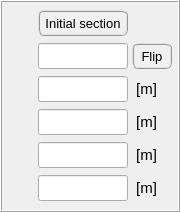
               <widget class="QFrame" name="frame_11">
                <property name="minimumSize">
                 <size>
                  <width>180</width>
                  <height>212</height>
                 </size>
                </property>
                <property name="maximumSize">
                 <size>
                  <width>180</width>
                  <height>212</height>
                 </size>
                </property>
                <property name="frameShape">
                 <enum>QFrame::Box</enum>
                </property>
                <property name="frameShadow">
                 <enum>QFrame::Raised</enum>
                </property>
                <layout class="QGridLayout" name="gridLayout_15">
                 <property name="leftMargin">
                  <number>4</number>
                 </property>
                 <property name="topMargin">
                  <number>4</number>
                 </property>
                 <property name="rightMargin">
                  <number>6</number>
                 </property>
                 <property name="bottomMargin">
                  <number>4</number>
                 </property>
                 <property name="spacing">
                  <number>0</number>
                 </property>
                 <item row="2" column="0">
                  <widget class="QFrame" name="frame_19">
                   <property name="minimumSize">
                    <size>
                     <width>0</width>
                     <height>32</height>
                    </size>
                   </property>
                   <property name="maximumSize">
                    <size>
                     <width>16777215</width>
                     <height>32</height>
                    </size>
                   </property>
                   <property name="frameShape">
                    <enum>QFrame::NoFrame</enum>
                   </property>
                   <property name="frameShadow">
                    <enum>QFrame::Raised</enum>
                   </property>
                   <layout class="QGridLayout" name="gridLayout_16">
                    <property name="leftMargin">
                     <number>0</number>
                    </property>
                    <property name="topMargin">
                     <number>0</number>
                    </property>
                    <property name="rightMargin">
                     <number>0</number>
                    </property>
                    <property name="bottomMargin">
                     <number>0</number>
                    </property>
                    <property name="horizontalSpacing">
                     <number>4</number>
                    </property>
                    <property name="verticalSpacing">
                     <number>0</number>
                    </property>
                    <item row="0" column="0">
                     <widget class="QFrame" name="frame_35">
                      <property name="frameShape">
                       <enum>QFrame::NoFrame</enum>
                      </property>
                      <property name="frameShadow">
                       <enum>QFrame::Raised</enum>
                      </property>
                     </widget>
                    </item>
                    <item row="0" column="1">
                     <widget class="QLineEdit" name="lineEdit_outside_diameter_initial">
                      <property name="minimumSize">
                       <size>
                        <width>90</width>
                        <height>26</height>
                       </size>
                      </property>
                      <property name="maximumSize">
                       <size>
                        <width>90</width>
                        <height>26</height>
                       </size>
                      </property>
                      <property name="font">
                       <font>
                        <family>MS Shell Dlg 2</family>
                        <pointsize>11</pointsize>
                        <weight>50</weight>
                        <italic>false</italic>
                        <bold>false</bold>
                       </font>
                      </property>
                      <property name="styleSheet">
                       <string notr="true">color: rgb(255, 0, 0);</string>
                      </property>
                      <property name="text">
                       <string/>
                      </property>
                      <property name="alignment">
                       <set>Qt::AlignCenter</set>
                      </property>
                     </widget>
                    </item>
                    <item row="0" column="2">
                     <widget class="QLabel" name="label_63">
                      <property name="minimumSize">
                       <size>
                        <width>40</width>
                        <height>26</height>
                       </size>
                      </property>
                      <property name="maximumSize">
                       <size>
                        <width>40</width>
                        <height>26</height>
                       </size>
                      </property>
                      <property name="font">
                       <font>
                        <family>MS Shell Dlg 2</family>
                        <pointsize>11</pointsize>
                        <weight>50</weight>
                        <italic>false</italic>
                        <bold>false</bold>
                       </font>
                      </property>
                      <property name="frameShape">
                       <enum>QFrame::NoFrame</enum>
                      </property>
                      <property name="text">
                       <string> [m]</string>
                      </property>
                      <property name="alignment">
                       <set>Qt::AlignLeading|Qt::AlignLeft|Qt::AlignVCenter</set>
                      </property>
                     </widget>
                    </item>
                   </layout>
                  </widget>
                 </item>
                 <item row="1" column="0">
                  <widget class="QFrame" name="frame">
                   <property name="minimumSize">
                    <size>
                     <width>0</width>
                     <height>32</height>
                    </size>
                   </property>
                   <property name="maximumSize">
                    <size>
                     <width>16777215</width>
                     <height>32</height>
                    </size>
                   </property>
                   <property name="frameShape">
                    <enum>QFrame::NoFrame</enum>
                   </property>
                   <property name="frameShadow">
                    <enum>QFrame::Raised</enum>
                   </property>
                   <layout class="QGridLayout" name="gridLayout_18">
                    <property name="leftMargin">
                     <number>0</number>
                    </property>
                    <property name="topMargin">
                     <number>0</number>
                    </property>
                    <property name="rightMargin">
                     <number>0</number>
                    </property>
                    <property name="bottomMargin">
                     <number>0</number>
                    </property>
                    <property name="horizontalSpacing">
                     <number>4</number>
                    </property>
                    <property name="verticalSpacing">
                     <number>0</number>
                    </property>
                    <item row="0" column="0">
                     <widget class="QFrame" name="frame_36">
                      <property name="frameShape">
                       <enum>QFrame::NoFrame</enum>
                      </property>
                      <property name="frameShadow">
                       <enum>QFrame::Raised</enum>
                      </property>
                     </widget>
                    </item>
                    <item row="0" column="2">
                     <widget class="QPushButton" name="pushButton_flip_element_ids_initial">
                      <property name="minimumSize">
                       <size>
                        <width>40</width>
                        <height>26</height>
                       </size>
                      </property>
                      <property name="maximumSize">
                       <size>
                        <width>40</width>
                        <height>26</height>
                       </size>
                      </property>
                      <property name="font">
                       <font>
                        <family>MS Shell Dlg 2</family>
                        <pointsize>10</pointsize>
                        <weight>9</weight>
                        <italic>false</italic>
                        <bold>false</bold>
                       </font>
                      </property>
                      <property name="styleSheet">
                       <string notr="true">QPushButton{border-radius: 6px; border-color: rgb(150, 150, 150); border-style: ridge; border-width: 2px; color: rgb(0, 0, 0); background-color: rgb(240, 240, 240); font: 75 10pt &quot;MS Shell Dlg 2&quot;}
QPushButton:hover{border-radius: 6px; border-color: rgb(0, 170, 255); border-style: ridge; border-width: 2px; color: rgb(0, 0, 0); background-color: rgba(174, 213, 255, 100); font: 75 10pt &quot;MS Shell Dlg 2&quot;}
QPushButton:pressed{border-radius: 6px; border-color: rgb(0, 170, 255); border-style: ridge; border-width: 3px; color: rgb(0, 0, 0); background-color: rgb(174, 213, 255); font: 75 10pt &quot;MS Shell Dlg 2&quot;}</string>
                      </property>
                      <property name="text">
                       <string>Flip</string>
                      </property>
                     </widget>
                    </item>
                    <item row="0" column="1">
                     <widget class="QLineEdit" name="lineEdit_element_id_initial">
                      <property name="minimumSize">
                       <size>
                        <width>90</width>
                        <height>26</height>
                       </size>
                      </property>
                      <property name="maximumSize">
                       <size>
                        <width>90</width>
                        <height>26</height>
                       </size>
                      </property>
                      <property name="font">
                       <font>
                        <family>MS Shell Dlg 2</family>
                        <pointsize>12</pointsize>
                        <weight>50</weight>
                        <italic>false</italic>
                        <bold>false</bold>
                       </font>
                      </property>
                      <property name="styleSheet">
                       <string notr="true">color: rgb(255, 0, 0);</string>
                      </property>
                      <property name="text">
                       <string/>
                      </property>
                      <property name="alignment">
                       <set>Qt::AlignCenter</set>
                      </property>
                     </widget>
                    </item>
                   </layout>
                  </widget>
                 </item>
                 <item row="5" column="0">
                  <widget class="QFrame" name="frame_38">
                   <property name="minimumSize">
                    <size>
                     <width>0</width>
                     <height>32</height>
                    </size>
                   </property>
                   <property name="maximumSize">
                    <size>
                     <width>16777215</width>
                     <height>32</height>
                    </size>
                   </property>
                   <property name="frameShape">
                    <enum>QFrame::NoFrame</enum>
                   </property>
                   <property name="frameShadow">
                    <enum>QFrame::Raised</enum>
                   </property>
                   <layout class="QGridLayout" name="gridLayout_20">
                    <property name="leftMargin">
                     <number>0</number>
                    </property>
                    <property name="topMargin">
                     <number>0</number>
                    </property>
                    <property name="rightMargin">
                     <number>0</number>
                    </property>
                    <property name="bottomMargin">
                     <number>0</number>
                    </property>
                    <property name="horizontalSpacing">
                     <number>4</number>
                    </property>
                    <property name="verticalSpacing">
                     <number>0</number>
                    </property>
                    <item row="0" column="1">
                     <widget class="QLineEdit" name="lineEdit_offset_z_initial">
                      <property name="minimumSize">
                       <size>
                        <width>90</width>
                        <height>26</height>
                       </size>
                      </property>
                      <property name="maximumSize">
                       <size>
                        <width>90</width>
                        <height>26</height>
                       </size>
                      </property>
                      <property name="font">
                       <font>
                        <family>MS Shell Dlg 2</family>
                        <pointsize>11</pointsize>
                        <weight>50</weight>
                        <italic>false</italic>
                        <bold>false</bold>
                       </font>
                      </property>
                      <property name="focusPolicy">
                       <enum>Qt::StrongFocus</enum>
                      </property>
                      <property name="styleSheet">
                       <string notr="true">color: rgb(255, 0, 0);</string>
                      </property>
                      <property name="alignment">
                       <set>Qt::AlignCenter</set>
                      </property>
                     </widget>
                    </item>
                    <item row="0" column="2">
                     <widget class="QLabel" name="label_66">
                      <property name="minimumSize">
                       <size>
                        <width>40</width>
                        <height>26</height>
                       </size>
                      </property>
                      <property name="maximumSize">
                       <size>
                        <width>40</width>
                        <height>26</height>
                       </size>
                      </property>
                      <property name="font">
                       <font>
                        <family>MS Shell Dlg 2</family>
                        <pointsize>11</pointsize>
                        <weight>50</weight>
                        <italic>false</italic>
                        <bold>false</bold>
                       </font>
                      </property>
                      <property name="text">
                       <string> [m]</string>
                      </property>
                      <property name="alignment">
                       <set>Qt::AlignLeading|Qt::AlignLeft|Qt::AlignVCenter</set>
                      </property>
                     </widget>
                    </item>
                    <item row="0" column="0">
                     <widget class="QFrame" name="frame_39">
                      <property name="frameShape">
                       <enum>QFrame::NoFrame</enum>
                      </property>
                      <property name="frameShadow">
                       <enum>QFrame::Raised</enum>
                      </property>
                     </widget>
                    </item>
                   </layout>
                  </widget>
                 </item>
                 <item row="3" column="0">
                  <widget class="QFrame" name="frame_40">
                   <property name="minimumSize">
                    <size>
                     <width>0</width>
                     <height>32</height>
                    </size>
                   </property>
                   <property name="maximumSize">
                    <size>
                     <width>16777215</width>
                     <height>32</height>
                    </size>
                   </property>
                   <property name="frameShape">
                    <enum>QFrame::NoFrame</enum>
                   </property>
                   <property name="frameShadow">
                    <enum>QFrame::Raised</enum>
                   </property>
                   <layout class="QGridLayout" name="gridLayout_36">
                    <property name="leftMargin">
                     <number>0</number>
                    </property>
                    <property name="topMargin">
                     <number>0</number>
                    </property>
                    <property name="rightMargin">
                     <number>0</number>
                    </property>
                    <property name="bottomMargin">
                     <number>0</number>
                    </property>
                    <property name="horizontalSpacing">
                     <number>4</number>
                    </property>
                    <property name="verticalSpacing">
                     <number>0</number>
                    </property>
                    <item row="0" column="0">
                     <widget class="QFrame" name="frame_41">
                      <property name="frameShape">
                       <enum>QFrame::NoFrame</enum>
                      </property>
                      <property name="frameShadow">
                       <enum>QFrame::Raised</enum>
                      </property>
                     </widget>
                    </item>
                    <item row="0" column="1">
                     <widget class="QLineEdit" name="lineEdit_wall_thickness_initial">
                      <property name="minimumSize">
                       <size>
                        <width>90</width>
                        <height>26</height>
                       </size>
                      </property>
                      <property name="maximumSize">
                       <size>
                        <width>90</width>
                        <height>26</height>
                       </size>
                      </property>
                      <property name="font">
                       <font>
                        <family>MS Shell Dlg 2</family>
                        <pointsize>11</pointsize>
                        <weight>50</weight>
                        <italic>false</italic>
                        <bold>false</bold>
                       </font>
                      </property>
                      <property name="focusPolicy">
                       <enum>Qt::StrongFocus</enum>
                      </property>
                      <property name="styleSheet">
                       <string notr="true">color: rgb(255, 0, 0);</string>
                      </property>
                      <property name="alignment">
                       <set>Qt::AlignCenter</set>
                      </property>
                     </widget>
                    </item>
                    <item row="0" column="2">
                     <widget class="QLabel" name="label_62">
                      <property name="minimumSize">
                       <size>
                        <width>40</width>
                        <height>26</height>
                       </size>
                      </property>
                      <property name="maximumSize">
                       <size>
                        <width>40</width>
                        <height>26</height>
                       </size>
                      </property>
                      <property name="font">
                       <font>
                        <family>MS Shell Dlg 2</family>
                        <pointsize>11</pointsize>
                        <weight>50</weight>
                        <italic>false</italic>
                        <bold>false</bold>
                       </font>
                      </property>
                      <property name="text">
                       <string> [m]</string>
                      </property>
                      <property name="alignment">
                       <set>Qt::AlignLeading|Qt::AlignLeft|Qt::AlignVCenter</set>
                      </property>
                     </widget>
                    </item>
                   </layout>
                  </widget>
                 </item>
                 <item row="4" column="0">
                  <widget class="QFrame" name="frame_42">
                   <property name="minimumSize">
                    <size>
                     <width>0</width>
                     <height>32</height>
                    </size>
                   </property>
                   <property name="maximumSize">
                    <size>
                     <width>16777215</width>
                     <height>32</height>
                    </size>
                   </property>
                   <property name="frameShape">
                    <enum>QFrame::NoFrame</enum>
                   </property>
                   <property name="frameShadow">
                    <enum>QFrame::Raised</enum>
                   </property>
                   <layout class="QGridLayout" name="gridLayout_37">
                    <property name="leftMargin">
                     <number>0</number>
                    </property>
                    <property name="topMargin">
                     <number>0</number>
                    </property>
                    <property name="rightMargin">
                     <number>0</number>
                    </property>
                    <property name="bottomMargin">
                     <number>0</number>
                    </property>
                    <property name="horizontalSpacing">
                     <number>4</number>
                    </property>
                    <property name="verticalSpacing">
                     <number>0</number>
                    </property>
                    <item row="0" column="2">
                     <widget class="QLabel" name="label_64">
                      <property name="minimumSize">
                       <size>
                        <width>40</width>
                        <height>26</height>
                       </size>
                      </property>
                      <property name="maximumSize">
                       <size>
                        <width>40</width>
                        <height>26</height>
                       </size>
                      </property>
                      <property name="font">
                       <font>
                        <family>MS Shell Dlg 2</family>
                        <pointsize>11</pointsize>
                        <weight>50</weight>
                        <italic>false</italic>
                        <bold>false</bold>
                       </font>
                      </property>
                      <property name="text">
                       <string> [m]</string>
                      </property>
                      <property name="alignment">
                       <set>Qt::AlignLeading|Qt::AlignLeft|Qt::AlignVCenter</set>
                      </property>
                     </widget>
                    </item>
                    <item row="0" column="1">
                     <widget class="QLineEdit" name="lineEdit_offset_y_initial">
                      <property name="minimumSize">
                       <size>
                        <width>90</width>
                        <height>26</height>
                       </size>
                      </property>
                      <property name="maximumSize">
                       <size>
                        <width>90</width>
                        <height>26</height>
                       </size>
                      </property>
                      <property name="font">
                       <font>
                        <family>MS Shell Dlg 2</family>
                        <pointsize>11</pointsize>
                        <weight>50</weight>
                        <italic>false</italic>
                        <bold>false</bold>
                       </font>
                      </property>
                      <property name="focusPolicy">
                       <enum>Qt::StrongFocus</enum>
                      </property>
                      <property name="styleSheet">
                       <string notr="true">color: rgb(255, 0, 0);</string>
                      </property>
                      <property name="alignment">
                       <set>Qt::AlignCenter</set>
                      </property>
                     </widget>
                    </item>
                    <item row="0" column="0">
                     <widget class="QFrame" name="frame_43">
                      <property name="frameShape">
                       <enum>QFrame::NoFrame</enum>
                      </property>
                      <property name="frameShadow">
                       <enum>QFrame::Raised</enum>
                      </property>
                     </widget>
                    </item>
                   </layout>
                  </widget>
                 </item>
                 <item row="0" column="0">
                  <widget class="QFrame" name="frame_44">
                   <property name="minimumSize">
                    <size>
                     <width>0</width>
                     <height>32</height>
                    </size>
                   </property>
                   <property name="maximumSize">
                    <size>
                     <width>16777215</width>
                     <height>32</height>
                    </size>
                   </property>
                   <property name="frameShape">
                    <enum>QFrame::NoFrame</enum>
                   </property>
                   <property name="frameShadow">
                    <enum>QFrame::Raised</enum>
                   </property>
                   <layout class="QGridLayout" name="gridLayout_38">
                    <property name="leftMargin">
                     <number>0</number>
                    </property>
                    <property name="topMargin">
                     <number>0</number>
                    </property>
                    <property name="rightMargin">
                     <number>0</number>
                    </property>
                    <property name="bottomMargin">
                     <number>0</number>
                    </property>
                    <property name="horizontalSpacing">
                     <number>4</number>
                    </property>
                    <property name="verticalSpacing">
                     <number>0</number>
                    </property>
                    <item row="0" column="0">
                     <widget class="QFrame" name="frame_45">
                      <property name="frameShape">
                       <enum>QFrame::NoFrame</enum>
                      </property>
                      <property name="frameShadow">
                       <enum>QFrame::Raised</enum>
                      </property>
                     </widget>
                    </item>
                    <item row="0" column="1">
                     <widget class="QPushButton" name="pushButton_select_standard_section_initial">
                      <property name="minimumSize">
                       <size>
                        <width>90</width>
                        <height>26</height>
                       </size>
                      </property>
                      <property name="maximumSize">
                       <size>
                        <width>90</width>
                        <height>26</height>
                       </size>
                      </property>
                      <property name="font">
                       <font>
                        <family>MS Shell Dlg 2</family>
                        <pointsize>10</pointsize>
                        <weight>7</weight>
                        <italic>false</italic>
                        <bold>false</bold>
                       </font>
                      </property>
                      <property name="styleSheet">
                       <string notr="true">QPushButton{border-radius: 6px; border-color: rgb(150, 150, 150); border-style: ridge; border-width: 2px; color: rgb(0, 0, 0); background-color: rgb(240, 240, 240); font: 60 10pt &quot;MS Shell Dlg 2&quot;}
QPushButton:hover{border-radius: 6px; border-color: rgb(0, 170, 255); border-style: ridge; border-width: 2px; color: rgb(0, 0, 0); background-color: rgba(174, 213, 255, 100); font: 60 10pt &quot;MS Shell Dlg 2&quot;}
QPushButton:pressed{border-radius: 6px; border-color: rgb(0, 170, 255); border-style: ridge; border-width: 3px; color: rgb(0, 0, 0); background-color: rgb(174, 213, 255); font: 60 10pt &quot;MS Shell Dlg 2&quot;}</string>
                      </property>
                      <property name="text">
                       <string>Initial section</string>
                      </property>
                     </widget>
                    </item>
                    <item row="0" column="2">
                     <widget class="QFrame" name="frame_46">
                      <property name="minimumSize">
                       <size>
                        <width>40</width>
                        <height>0</height>
                       </size>
                      </property>
                      <property name="maximumSize">
                       <size>
                        <width>40</width>
                        <height>16777215</height>
                       </size>
                      </property>
                      <property name="frameShape">
                       <enum>QFrame::NoFrame</enum>
                      </property>
                      <property name="frameShadow">
                       <enum>QFrame::Raised</enum>
                      </property>
                     </widget>
                    </item>
                   </layout>
                  </widget>
                 </item>
                </layout>
               </widget>
